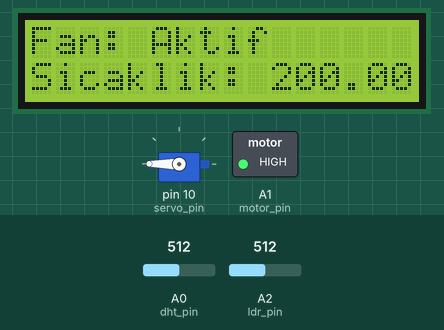
This sketch was run on a simulated Arduino Uno, built with avr-gcc and run on an emulated ATmega328P. Shown: 16×2 character LCD, servo, switched loads named in the sketch (green lamp = pin HIGH). The inputs (shaded band) are chosen by the test bench; at power-on: A0 (dht_pin) = 512, A2 (ldr_pin) = 512.

Above: at 1.2 s.
1.3 s: A0 (dht_pin) set to 164
At 2.4 s:
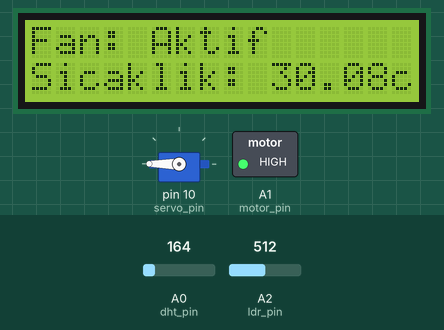
3.6 s: A0 (dht_pin) set to 146
At 5.3 s:
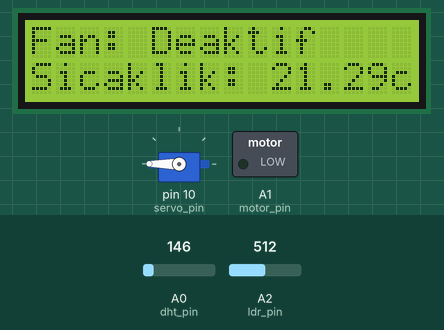
5.6 s: A2 (ldr_pin) set to 108
7.3 s: A2 (ldr_pin) set to 92
At 8.5 s:
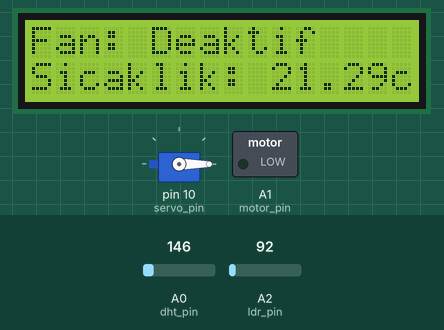
9.7 s: A0 (dht_pin) set to 190
At 10.6 s:
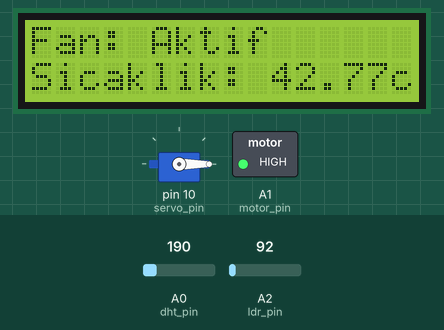
Timing chart, 0 to 12.7 s (numbered marks = the images above; inputs shaded):
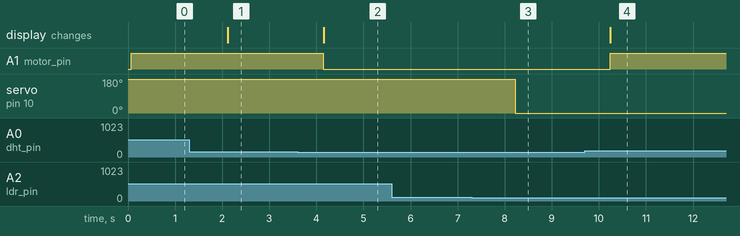

Measured:
- the behaviour switches between 154 and 153 on A0 (dht_pin) (found by bisection; images 1 and 2)
- the behaviour switches between 100 and 99 on A2 (ldr_pin) (found by bisection; images 2 and 3)
- after the input at 1.3 s, the display: changes after 0.82 s (image 1)
- after the input at 3.6 s, A1 (motor_pin): HIGH → LOW after 0.54 s; the display: changes after 0.56 s (image 2)
- after the input at 5.6 s, every drawn part: stays the same
- after the input at 7.3 s, servo on pin 10 (servo_pin): 180° → 0° after 0.93 s
- after the input at 9.7 s, A1 (motor_pin): LOW → HIGH after 0.54 s; the display: changes after 0.54 s (image 4)

The sketch:

ldr_servo_fan_lcd_ekranli.ino
```cpp
#include <Servo.h>
#include <LiquidCrystal.h>
LiquidCrystal lcd(4,5,6,7,8,9);

int dht_pin =A0;
int motor_pin = A1;
int ldr_pin = A2;
Servo servo_pin;

float LDR;
int sensor;
double sicaklik;
float deger;

void setup() {

  pinMode(dht_pin,INPUT);
  pinMode(ldr_pin,INPUT);
  pinMode(motor_pin,OUTPUT);

  lcd.begin(16, 2);
  Serial.begin(9600);
  servo_pin.attach(10);
}
void loop() {
  lcd.clear();
  sensor =analogRead(dht_pin);

  LDR = analogRead(ldr_pin);

  sicaklik = (double)sensor/ 1024;
  sicaklik = sicaklik * 5;
  sicaklik = sicaklik - 0.5;
  sicaklik = sicaklik * 100;

  if(sicaklik<25)
  {
    Fan_dur();


    lcd.setCursor(0, 0);
    lcd.print("Fan: Deaktif ");

    lcd.setCursor(2, 1);
  	lcd.setCursor(0, 1);
  	lcd.print("Sicaklik: ");
  	lcd.print(sicaklik);
  	lcd.print("c");

  }
  else if(sicaklik>=25)
  {
    Fan_calis();


    lcd.setCursor(0, 0);
    lcd.print("Fan: Aktif ");

    lcd.setCursor(2, 1);
  	lcd.setCursor(0, 1);
  	lcd.print("Sicaklik: ");
  	lcd.print(sicaklik);
  	lcd.print("c");

  }

  if (LDR <100){
      Servo_aktif();
  }
  else if (LDR>100){
      Servo_deaktif();
  }

  delay(1000);
}
void Fan_calis(){
  analogWrite(motor_pin, 1023);
}
void Fan_dur(){
    analogWrite(motor_pin, 0);
}


void Servo_aktif(){
	servo_pin.write(0);
}


void Servo_deaktif(){
    for(int i=0;i<=180;i++)
    {
      servo_pin.write(i);
    }
}
```
